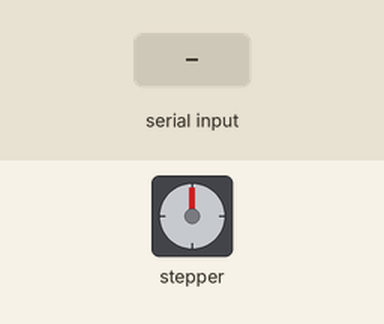
A sketch run on a simulated Arduino Uno, built with avr-gcc and run on an emulated ATmega328P. Shown: stepper motor. The inputs (shaded band) are chosen by the test bench. Stepper angles assume 2048 steps per turn.

Above: at 1.2 s.
1.3 s: "R" received over Serial
At 1.75 s:
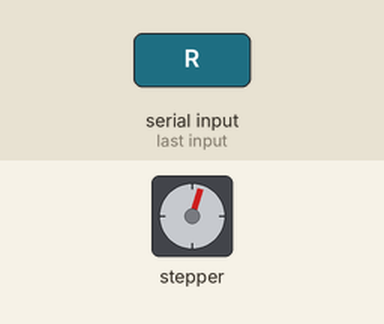
At 2.35 s:
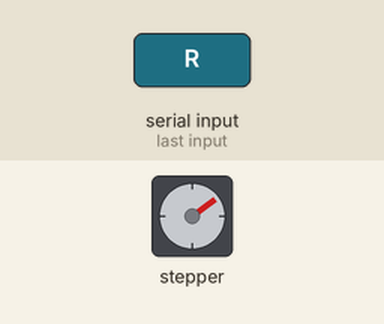
7.3 s: "L" received over Serial
At 7.48 s:
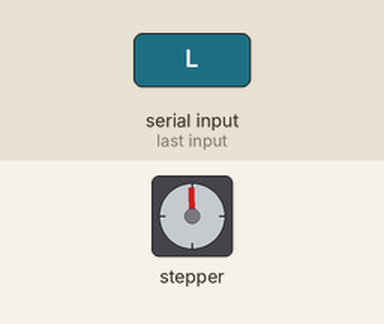
Timing chart, 0 to 14.9 s (numbered marks = the images above; inputs shaded):
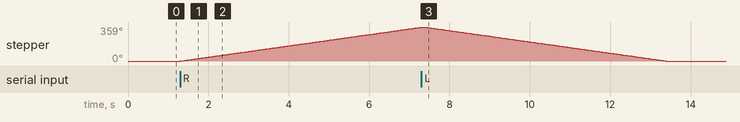

The sketch:

arduino.ino
```cpp
#include <Stepper.h>

const int stepsPerRevolution = 2048; // Change this value for the specific motor you are using
const int motorPin1 = 8;
const int motorPin2 = 9;
const int motorPin3 = 10;
const int motorPin4 = 11;

Stepper myStepper(stepsPerRevolution, motorPin1, motorPin2, motorPin3, motorPin4);

void setup() {
  Serial.begin(9600);
  myStepper.setSpeed(10); // Set stepper motor speed
}

void loop() {
  if (Serial.available() > 0) {
    char command = Serial.read();
    if (command == 'R') {
      myStepper.step(stepsPerRevolution);
    } else if (command == 'L') {
      myStepper.step(-stepsPerRevolution);
    }
  }
}
```

Measured:
- after the input at 1.3 s, stepper: keeps turning clockwise at about 60°/s, starting at once
